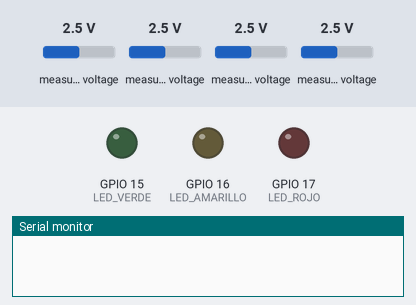
Recording of a sketch running on a simulated ESP32. On the bench: output pins drawn as LEDs (lit = HIGH), the last lines printed to the serial monitor. The test bench sets the inputs (shaded band); at power-on: measured voltage 2.5 V. WiFi joins after 1.5 s; servers stay silent unless stated; uploads are accepted with an empty reply; no radio packets arrive unless stated.

Above: at 0.0 s.
At 1.7 s:
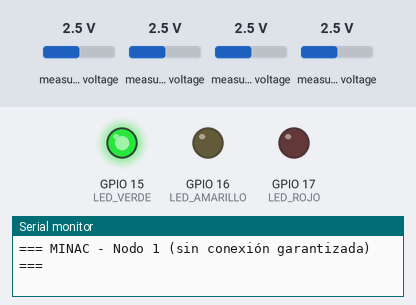
1.8 s: measured voltage (sensor 200) set to 1.2 V
At 5.4 s:
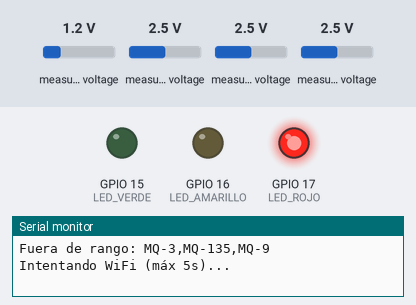
6.5 s: measured voltage (sensor 201) set to 1.2 V
8.9 s: measured voltage (sensor 202) set to 3.8 V
11.5 s: measured voltage (sensor 203) set to 0.1 V
16.5 s: measured voltage (sensor 200) set to 3.8 V
21.5 s: measured voltage (sensor 201) set to 3.8 V
Timing chart, 0 to 24.5 s (numbered marks = the images above; inputs shaded):
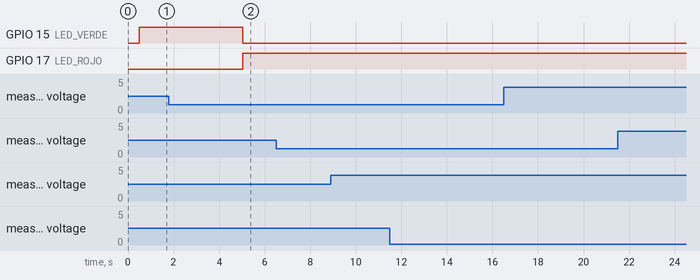

The sketch:

nodo_sin_conexion.ino
```cpp
/*
  MINAC - NODO 1 (sin conexión garantizada)
  Lee los 4 sensores MQ, calcula ppm en vivo (Rs/Ro + coeficientes del
  datasheet), e intenta enviar directo a la API por WiFi. Si no hay
  señal, retransmite por radio NRF24L01 al Nodo 2 (gateway).

  Conexiones: mismas que en pruebas anteriores
  (ADS1115 por I2C, NRF24L01 por SPI, 4 sensores MQ con divisor 10k/20k)

  Librerías requeridas: Adafruit ADS1X15, RF24 (TMRh20), WiFi (incluida en ESP32)
*/

#include <Wire.h>
#include <Adafruit_ADS1X15.h>
#include <SPI.h>
#include <RF24.h>
#include <WiFi.h>
#include <HTTPClient.h>
#include <math.h>

// ============================================================
// >>> CONFIGURAR ANTES DE SUBIR <<<
#define NODO_ID 1
const char* WIFI_SSID     = "NOMBRE_DE_TU_RED";
const char* WIFI_PASSWORD = "CONTRASEÑA";
const char* API_URL       = "https://minac-production-9424.up.railway.app/monitoreo";
const unsigned long TIMEOUT_WIFI_MS = 5000;
// ============================================================

#define CE_PIN 4
#define CSN_PIN 5

Adafruit_ADS1115 ads;
RF24 radio(CE_PIN, CSN_PIN);

const byte direccion[6] = "GATE1";

const float FACTOR_DIVISOR = 30.0 / 20.0; // R1=10k, R2=20k
const float VC = 5.0;

// --- Vout0 del Nodo 1 (calibración confirmada, aire limpio) ---
struct ConfigSensor {
  const char* nombre;
  float a, b;
  float rsRoMin, rsRoMax;
  float vout0;
};

// ============================================================
// Semáforo (3 LEDs) - pines sugeridos, no chocan con I2C/SPI
// ============================================================
#define LED_VERDE    15
#define LED_AMARILLO 16
#define LED_ROJO     17

ConfigSensor sensores[4] = {
  { "MQ-2",   591.283f, -2.0765f, 0.256f, 1.685f, 0.9658f },
  { "MQ-3",     0.3923f, -1.4932f, 0.114f, 2.498f, 1.2645f },
  { "MQ-135", 110.379f, -2.7217f, 0.804f, 2.416f, 1.4056f },
  { "MQ-9",   400.0f,   -2.0f,    0.2f,   2.0f,   0.1993f },
};

// Umbrales de semáforo por sensor (ppm). MQ-3 no participa (incluir=false)
// porque no es uno de los gases objetivo de MINAC.
struct UmbralSemaforo {
  float amarillo, rojo;
  bool incluir;
};

UmbralSemaforo umbrales[4] = {
  { 1000.0f, 5000.0f, true  }, // MQ-2
  { 0.0f,    0.0f,    false }, // MQ-3 (no participa)
  { 1000.0f, 5000.0f, true  }, // MQ-135
  { 35.0f,   200.0f,  true  }, // MQ-9
};

struct PaqueteSensores {
  uint8_t  nodo_id;
  float    mq2;
  float    mq3;
  float    mq135;
  float    mq9;
  uint8_t  fueraDeRangoBits; // bit0=MQ2, bit1=MQ3, bit2=MQ135, bit3=MQ9
  uint32_t timestamp_ms;
  uint8_t  retransmitido;
};

PaqueteSensores paquete;
unsigned long ultimaLectura = 0;
const unsigned long INTERVALO_MS = 5000;

float leerVoltajeSensor(int canal) {
  int16_t crudo = ads.readADC_SingleEnded(canal);
  float voltajeADC = ads.computeVolts(crudo);
  return voltajeADC * FACTOR_DIVISOR;
}

float calcularPPM(ConfigSensor &s, float voutActual, bool &fueraDeRango) {
  if (voutActual <= 0.001) {
    fueraDeRango = true;
    return 0.0f;
  }
  float numerador = (VC - voutActual) / voutActual;
  float denominador = (VC - s.vout0) / s.vout0;
  float rsRo = numerador / denominador;
  float ppm = s.a * pow(rsRo, s.b);
  fueraDeRango = !(rsRo >= s.rsRoMin && rsRo <= s.rsRoMax);
  return ppm;
}

void leerYCalcularSensores(PaqueteSensores &p) {
  p.nodo_id = NODO_ID;
  p.fueraDeRangoBits = 0;

  bool fdr;
  p.mq2 = calcularPPM(sensores[0], leerVoltajeSensor(0), fdr);
  if (fdr) p.fueraDeRangoBits |= (1 << 0);

  p.mq3 = calcularPPM(sensores[1], leerVoltajeSensor(1), fdr);
  if (fdr) p.fueraDeRangoBits |= (1 << 1);

  p.mq135 = calcularPPM(sensores[2], leerVoltajeSensor(2), fdr);
  if (fdr) p.fueraDeRangoBits |= (1 << 2);

  p.mq9 = calcularPPM(sensores[3], leerVoltajeSensor(3), fdr);
  if (fdr) p.fueraDeRangoBits |= (1 << 3);

  p.timestamp_ms  = millis();
  p.retransmitido = 0;
}

String fueraDeRangoTexto(uint8_t bits) {
  String resultado = "";
  const char* nombres[4] = { "MQ-2", "MQ-3", "MQ-135", "MQ-9" };
  for (int i = 0; i < 4; i++) {
    if (bits & (1 << i)) {
      if (resultado.length() > 0) resultado += ",";
      resultado += nombres[i];
    }
  }
  return resultado;
}

// 0 = verde, 1 = amarillo, 2 = rojo, -1 = no participa en el semáforo
int estadoDeSensor(int indice, float ppm, bool fueraDeRango) {
  if (!umbrales[indice].incluir) return -1;
  if (fueraDeRango) return 2; // Saturado/incierto -> se asume el peor caso
  if (ppm >= umbrales[indice].rojo) return 2;
  if (ppm >= umbrales[indice].amarillo) return 1;
  return 0;
}

int calcularEstadoGeneral(const PaqueteSensores &p) {
  float valores[4] = { p.mq2, p.mq3, p.mq135, p.mq9 };
  int peor = 0;
  for (int i = 0; i < 4; i++) {
    bool fdr = p.fueraDeRangoBits & (1 << i);
    int estado = estadoDeSensor(i, valores[i], fdr);
    if (estado > peor) peor = estado;
  }
  return peor;
}

void actualizarSemaforo(int estado) {
  digitalWrite(LED_VERDE,    estado == 0 ? HIGH : LOW);
  digitalWrite(LED_AMARILLO, estado == 1 ? HIGH : LOW);
  digitalWrite(LED_ROJO,     estado == 2 ? HIGH : LOW);
}

bool enviarDirectoAPI(const PaqueteSensores &p) {
  HTTPClient http;
  http.begin(API_URL);
  http.addHeader("Content-Type", "application/json");

  String idEquipo = "ESP32-00" + String(p.nodo_id);
  String fdr = fueraDeRangoTexto(p.fueraDeRangoBits);

  String json = "{";
  json += "\"idEquipo\":\"" + idEquipo + "\",";
  json += "\"mq2\":" + String(p.mq2, 2) + ",";
  json += "\"mq3\":" + String(p.mq3, 2) + ",";
  json += "\"mq135\":" + String(p.mq135, 2) + ",";
  json += "\"mq9\":" + String(p.mq9, 2) + ",";
  json += "\"timestamp\":" + String(p.timestamp_ms) + ",";
  json += "\"via\":\"directo\",";
  json += "\"fueraDeRango\":\"" + fdr + "\"";
  json += "}";

  int codigo = http.POST(json);
  http.end();

  Serial.print("[API] POST directo -> código HTTP: ");
  Serial.println(codigo);

  return (codigo > 0 && codigo < 300);
}

void enviarPorRadio(const PaqueteSensores &p) {
  radio.stopListening();
  bool exito = radio.write(&p, sizeof(p));
  Serial.print("[RADIO] Retransmisión al gateway -> ");
  Serial.println(exito ? "confirmada (ACK)" : "SIN CONFIRMACIÓN");
}

void setup() {
  Serial.begin(115200);
  delay(500);
  Serial.println("=== MINAC - Nodo 1 (sin conexión garantizada) ===");

  pinMode(LED_VERDE, OUTPUT);
  pinMode(LED_AMARILLO, OUTPUT);
  pinMode(LED_ROJO, OUTPUT);
  digitalWrite(LED_VERDE, HIGH); // Estado inicial: verde, hasta la primera lectura
  digitalWrite(LED_AMARILLO, LOW);
  digitalWrite(LED_ROJO, LOW);

  Wire.begin(21, 22);
  if (!ads.begin(0x48)) {
    Serial.println("ERROR: ADS1115 no detectado.");
    while (1) { delay(1000); }
  }
  ads.setGain(GAIN_ONE);

  if (!radio.begin()) {
    Serial.println("ERROR: NRF24L01 no detectado.");
    while (1) { delay(1000); }
  }
  radio.setPALevel(RF24_PA_MAX);
  radio.setDataRate(RF24_250KBPS);
  radio.setChannel(90);
  radio.setRetries(5, 15);
  radio.openWritingPipe(direccion);
}

void loop() {
  if (millis() - ultimaLectura >= INTERVALO_MS) {
    ultimaLectura = millis();

    leerYCalcularSensores(paquete);

    int estado = calcularEstadoGeneral(paquete);
    actualizarSemaforo(estado);

    Serial.println("---------------------------------------------");
    Serial.print("[SEMÁFORO] ");
    Serial.println(estado == 0 ? "VERDE" : (estado == 1 ? "AMARILLO" : "ROJO"));
    Serial.print("[LECTURA] MQ-2: ");
    Serial.print(paquete.mq2, 1);
    Serial.print(" ppm | MQ-3: ");
    Serial.print(paquete.mq3, 1);
    Serial.print(" ppm | MQ-135: ");
    Serial.print(paquete.mq135, 1);
    Serial.print(" ppm | MQ-9: ");
    Serial.print(paquete.mq9, 1);
    Serial.println(" ppm");

    String fdr = fueraDeRangoTexto(paquete.fueraDeRangoBits);
    if (fdr.length() > 0) {
      Serial.print("Fuera de rango: ");
      Serial.println(fdr);
    }

    Serial.print("Intentando WiFi (máx ");
    Serial.print(TIMEOUT_WIFI_MS / 1000);
    Serial.println("s)...");

    WiFi.begin(WIFI_SSID, WIFI_PASSWORD);
    unsigned long inicioIntento = millis();
    while (WiFi.status() != WL_CONNECTED && millis() - inicioIntento < TIMEOUT_WIFI_MS) {
      delay(200);
    }

    if (WiFi.status() == WL_CONNECTED) {
      Serial.println("WiFi conectado. Enviando directo a la API.");
      enviarDirectoAPI(paquete);
      WiFi.disconnect(true);
    } else {
      Serial.println("SIN SEÑAL WIFI. Retransmitiendo por radio al gateway.");
      WiFi.disconnect(true);
      enviarPorRadio(paquete);
    }
  }
}
```
